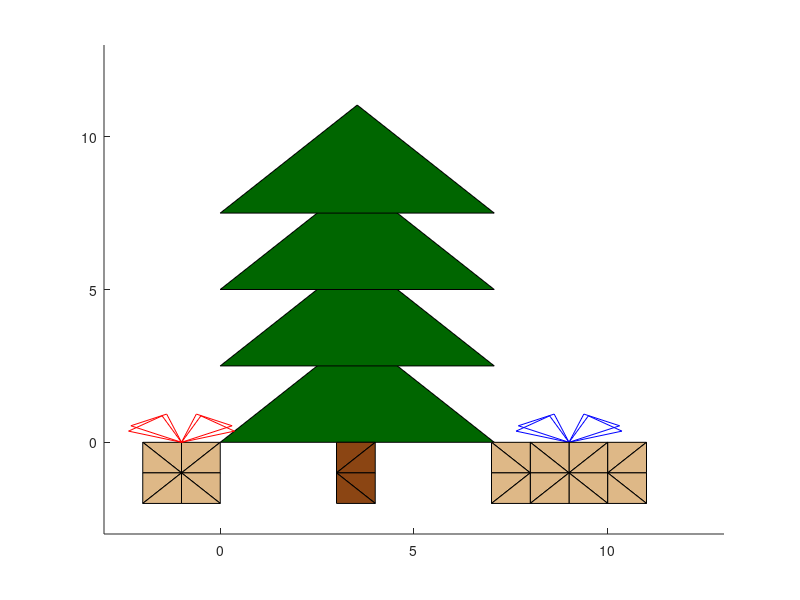

Here is the MATLAB script that generated this plot:
%Base Matrix
B1 = [0 1 0 0; 0 1 1 0;1 1 1 1];
%Tranformation Matrices
A = [cos(pi/2) sin(pi/2) 0; -sin(pi/2) cos(pi/2) 0;0 0 1];
B = [cos(pi/8) sin(pi/8) 0; -sin(pi/8) cos(pi/8) 0;0 0 1];
D = [cos(pi/6) sin(pi/6) 0; -sin(pi/6) cos(pi/6) 0;0 0 1];
R = [cos(pi/4) sin(pi/4) 0; -sin(pi/4) cos(pi/4) 0;0 0 1];
v_flip =[-1 0 0;0 1 0;0 0 1];
h_flip = [1 0 0; 0 -1 0;0 0 1];
S = [1 0 0; 0 1 -1; 0 0 1];
T = [1 0 -1; 0 1 0; 0 0 1];
U = [1 0 0; 0 1 0.5; 0 0 1];
V = [1 0 1; 0 1 0; 0 0 1];
W = [1 0 6; 0 1 0; 0 0 1];
brown = [222/255 184/255 135/255];
ttbrown = [139/255 69/255 19/255];
tgreen = [0 102/255 0];

axis([-3,13,-3,13])
%Tree
Tr0 = 5*R*B1;
patch(Tr0(1,1:3),Tr0(2,1:3),tgreen)
Tr1 = 5*U*R*B1;
patch(Tr1(1,1:3),Tr1(2,1:3),tgreen)
Tr2 = 5*U*U*R*B1;
patch(Tr2(1,1:3),Tr2(2,1:3),tgreen)
Tr3 = 5*U*U*U*R*B1;
patch(Tr3(1,1:3),Tr3(2,1:3),tgreen)
%Trunk
Trk0 =V*V*V*S*B1;
patch(Trk0(1,1:3),Trk0(2,1:3),ttbrown)
Trk1 = V*V*V*V*A*A*B1;
patch(Trk1(1,1:3),Trk1(2,1:3),ttbrown)
Trk2 = V*V*V*S*A*B1;
patch(Trk2(1,1:3),Trk2(2,1:3),ttbrown)
Trk3 = V*V*V*S*h_flip*B1;
patch(Trk3(1,1:3),Trk3(2,1:3),ttbrown)

%Package 1
%Strings
C11 = T*B*B1;
C12 = T*D*B1;
C21 = T*v_flip*B*B1;
C22 = T*v_flip*D*B1;
%Package
P0 = T*S*B1;
P1 = T*V*A*A*B1;
P2 = T*v_flip*S*B1;
P3 = T*v_flip*V*A*A*B1;
P4 = T*S*A*B1;
P5 = T*S*A*A*v_flip*B1;
P6 = T*S*A*h_flip*B1;
P7 = T*S*A*A*B1;
%Graphing:

hold on
%Present
patch(P0(1,1:3),P0(2,1:3),brown)
patch(P1(1,1:3),P1(2,1:3),brown)
patch(P2(1,1:3),P2(2,1:3),brown)
patch(P3(1,1:3),P3(2,1:3),brown)
patch(P4(1,1:3),P4(2,1:3),brown)
patch(P5(1,1:3),P5(2,1:3),brown)
patch(P6(1,1:3),P6(2,1:3),brown)
patch(P7(1,1:3),P7(2,1:3),brown)

%String
plot(C11(1,1:4),C11(2,1:4),'r')
plot(C12(1,1:4),C12(2,1:4),'r')
plot(C21(1,1:4),C21(2,1:4),'r')
plot(C22(1,1:4),C22(2,1:4),'r')

%Strings
D11 = V*V*V*V*V*V*V*V*V*B*B1;
D12 = V*V*V*V*V*V*V*V*V*D*B1;
D21 = V*V*V*V*V*V*V*V*V*v_flip*B*B1;
D22 = V*V*V*V*V*V*V*V*V*v_flip*D*B1;

plot(D11(1,1:4),D11(2,1:4),'b')
plot(D12(1,1:4),D12(2,1:4),'b')
plot(D21(1,1:4),D21(2,1:4),'b')
plot(D22(1,1:4),D22(2,1:4),'b')

%Package
Q0 = V*V*V*V*V*V*V*V*V*S*B1;
Q1 = V*V*V*V*V*V*V*V*V*V*A*A*B1;
Q2 = V*V*V*V*V*V*V*V*V*v_flip*S*B1;
Q3 = V*V*V*V*V*V*V*V*V*v_flip*V*A*A*B1;
Q4 = V*V*V*V*V*V*V*V*V*S*A*B1;
Q5 = V*V*V*V*V*V*V*V*V*S*S*h_flip*S*B1;
Q6 = V*V*V*V*V*V*V*V*V*S*A*h_flip*B1;
Q7 = V*V*V*V*V*V*V*V*V*S*A*A*B1;
Q8 = V*V*V*V*V*V*V*V*V*V*S*B1;
Q9 = V*V*V*V*V*V*V*V*V*V*V*A*A*B1;
Q10 = V*V*V*V*V*V*V*V*V*V*S*A*B1;
Q11 = V*V*V*V*V*V*V*V*V*V*S*S*h_flip*S*B1;
Q12 = V*V*V*V*V*V*V*V*V*T*v_flip*S*B1;
Q13 = V*V*V*V*V*V*V*V*V*T*v_flip*V*A*A*B1;
Q14 = V*V*V*V*V*V*V*V*V*T*S*A*h_flip*B1;
Q15 = V*V*V*V*V*V*V*V*V*T*S*A*A*B1;

patch(Q0(1,1:3),Q0(2,1:3),brown)
patch(Q1(1,1:3),Q1(2,1:3),brown)
patch(Q2(1,1:3),Q2(2,1:3),brown)
patch(Q3(1,1:3),Q3(2,1:3),brown)
patch(Q4(1,1:3),Q4(2,1:3),brown)
patch(Q5(1,1:3),Q5(2,1:3),brown)
patch(Q6(1,1:3),Q6(2,1:3),brown)
patch(Q7(1,1:3),Q7(2,1:3),brown)
patch(Q8(1,1:3),Q8(2,1:3),brown)
patch(Q9(1,1:3),Q9(2,1:3),brown)
patch(Q10(1,1:3),Q10(2,1:3),brown)
patch(Q11(1,1:3),Q11(2,1:3),brown)
patch(Q12(1,1:3),Q12(2,1:3),brown)
patch(Q13(1,1:3),Q13(2,1:3),brown)
patch(Q14(1,1:3),Q14(2,1:3),brown)
patch(Q15(1,1:3),Q15(2,1:3),brown)